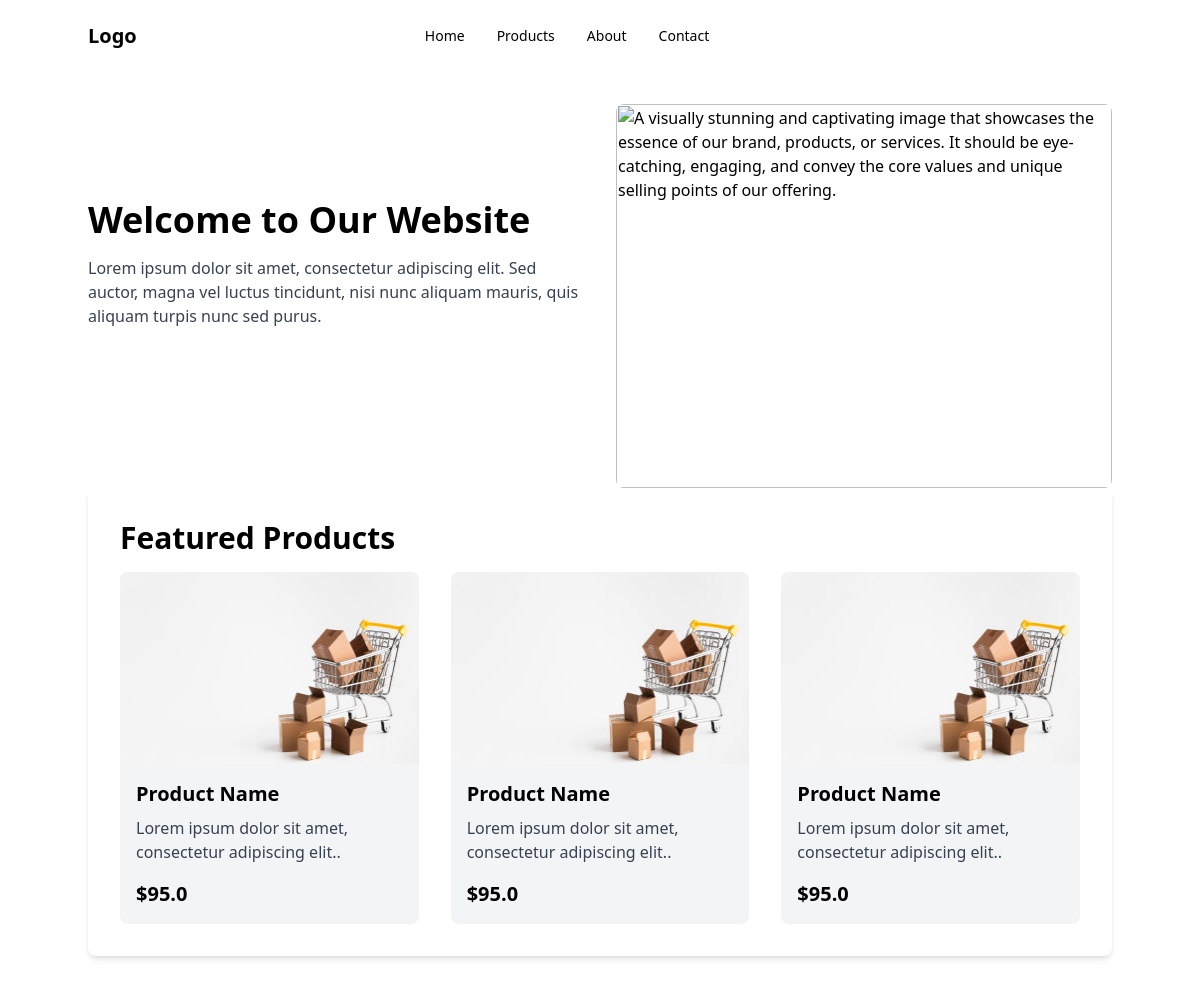
The page / on the database its author committed.
### apps/models.py (models this page shows, shortened)
class Featured(models.Model):
    title = models.CharField(max_length=200)
    description = models.TextField()
    price = models.FloatField()
    image = models.ImageField(upload_to='featured')

### apps/views.py (the view)
# urls.py: path('', FeaturedView.as_view(), name='top_product'),
class FeaturedView(ListView):
    model = Featured
    context_object_name = 'products'
    template_name = 'home.html'

### templates/home.html (shortened to what this page needs)
<html lang="en">
<head>
    <script src="https://cdn.tailwindcss.com"></script>
</head>
<body class="bg-primary">
<nav class="bg-white border-gray-200 px-2 sm:px-4 py-2.5 rounded">
    <div class="container flex flex-wrap items-center justify-between mx-auto">
        <a class="flex items-center" href="#" target="_blank">
            <span class="self-center text-xl font-semibold whitespace-nowrap text-secondary">Logo</span>
        </a>
        <div class="flex md:order-2">
            <button class="text-white bg-secondary hover:bg-accent focus:ring-4 focus:outline-none focus:ring-blue-300 font-medium rounded-lg text-sm px-5 py-2.5 text-center mr-3 md:mr-0"
                    type="button">Get Started
            </button>
        </div>
        <div class="items-center justify-between hidden w-full md:flex md:w-auto md:order-1" id="navbar-sticky">
            <ul class="flex flex-col p-4 mt-4 border border-gray-100 rounded-lg bg-gray-50 md:flex-row md:space-x-8 md:mt-0 md:text-sm md:font-medium md:border-0 md:bg-white">
                <li>
                    <a aria-current="page" class="nav-link" href="/" target="_blank">Home</a>
                </li>
                <li>
                    <a class="nav-link" href="product" target="_blank">Products</a>
                </li>
                <li>
                    <a class="nav-link" href="about" target="_blank">About</a>
                </li>
                <li>
                    <a class="nav-link" href="contact" target="_blank">Contact</a>
                </li>
            </ul>
        </div>
    </div>
</nav>
<div class="container mx-auto my-8">
    <div class="grid grid-cols-1 md:grid-cols-2 gap-8">
        <div class="flex flex-col justify-center">
            <h1 class="text-4xl font-bold text-secondary mb-4">Welcome to Our Website</h1>
            <p class="text-gray-700 mb-6">
                Lorem ipsum dolor sit amet, consectetur adipiscing elit. Sed auctor, magna
                vel luctus tincidunt, nisi nunc aliquam mauris, quis aliquam turpis nunc
                sed purus.
            </p>
            <button class="bg-secondary hover:bg-accent text-white font-bold py-2 px-4 rounded transition-colors duration-300">
            </button>
        </div>
        <div>
            <img alt="A visually stunning and captivating image that showcases the essence of our brand, products, or services. It should be eye-catching, engaging, and convey the core values and unique selling points of our offering."
                 class="w-full h-96 object-cover rounded-lg"
                 src="https://i.ibb.co/bbz23W3/imresizer-1716351724264.jpg"/>
        </div>
    </div>
    <div class="bg-white rounded-lg shadow-md p-8">
        <h2 class="text-3xl font-bold text-secondary mb-4">Featured Products</h2>
        <div class="grid grid-cols-1 md:grid-cols-3 gap-8">
            {% for product in products %}
                <div class="bg-gray-100 rounded-lg overflow-hidden">
                    <img alt="A visually appealing and high-quality image of one of our featured products, showcasing its unique design, premium materials, and attention to detail, making it a standout offering."
                         class="w-full h-48 object-cover" src="{{ product.image.url }}"/>
                    <div class="p-4">
                        <h3 class="text-xl font-bold text-secondary mb-2">{{ product.title }}</h3>
                        <p class="text-gray-700 mb-4">
                            {{ product.description }}.
                        </p>
                        <p class="text-xl font-bold text-accent">${{ product.price }}</p>
                    </div>
                </div>
            {% endfor %}
        </div>
    </div>
</div>
</body>
</html>

### templates/home.html (style rules this page uses)
.nav-link { @apply px-4 py-2 mt-2 text-sm font-semibold bg-transparent rounded-lg hover:text-accent hover:bg-primary; }

### rows shown on the page
Featured: image (picture), title "Product Name", description "Lorem ipsum dolor sit amet, consectetur adipiscing elit.", price "95.0"
Featured: image (picture), title "Product Name", description "Lorem ipsum dolor sit amet, consectetur adipiscing elit.", price "95.0"
Featured: image (picture), title "Product Name", description "Lorem ipsum dolor sit amet, consectetur adipiscing elit.", price "95.0"
